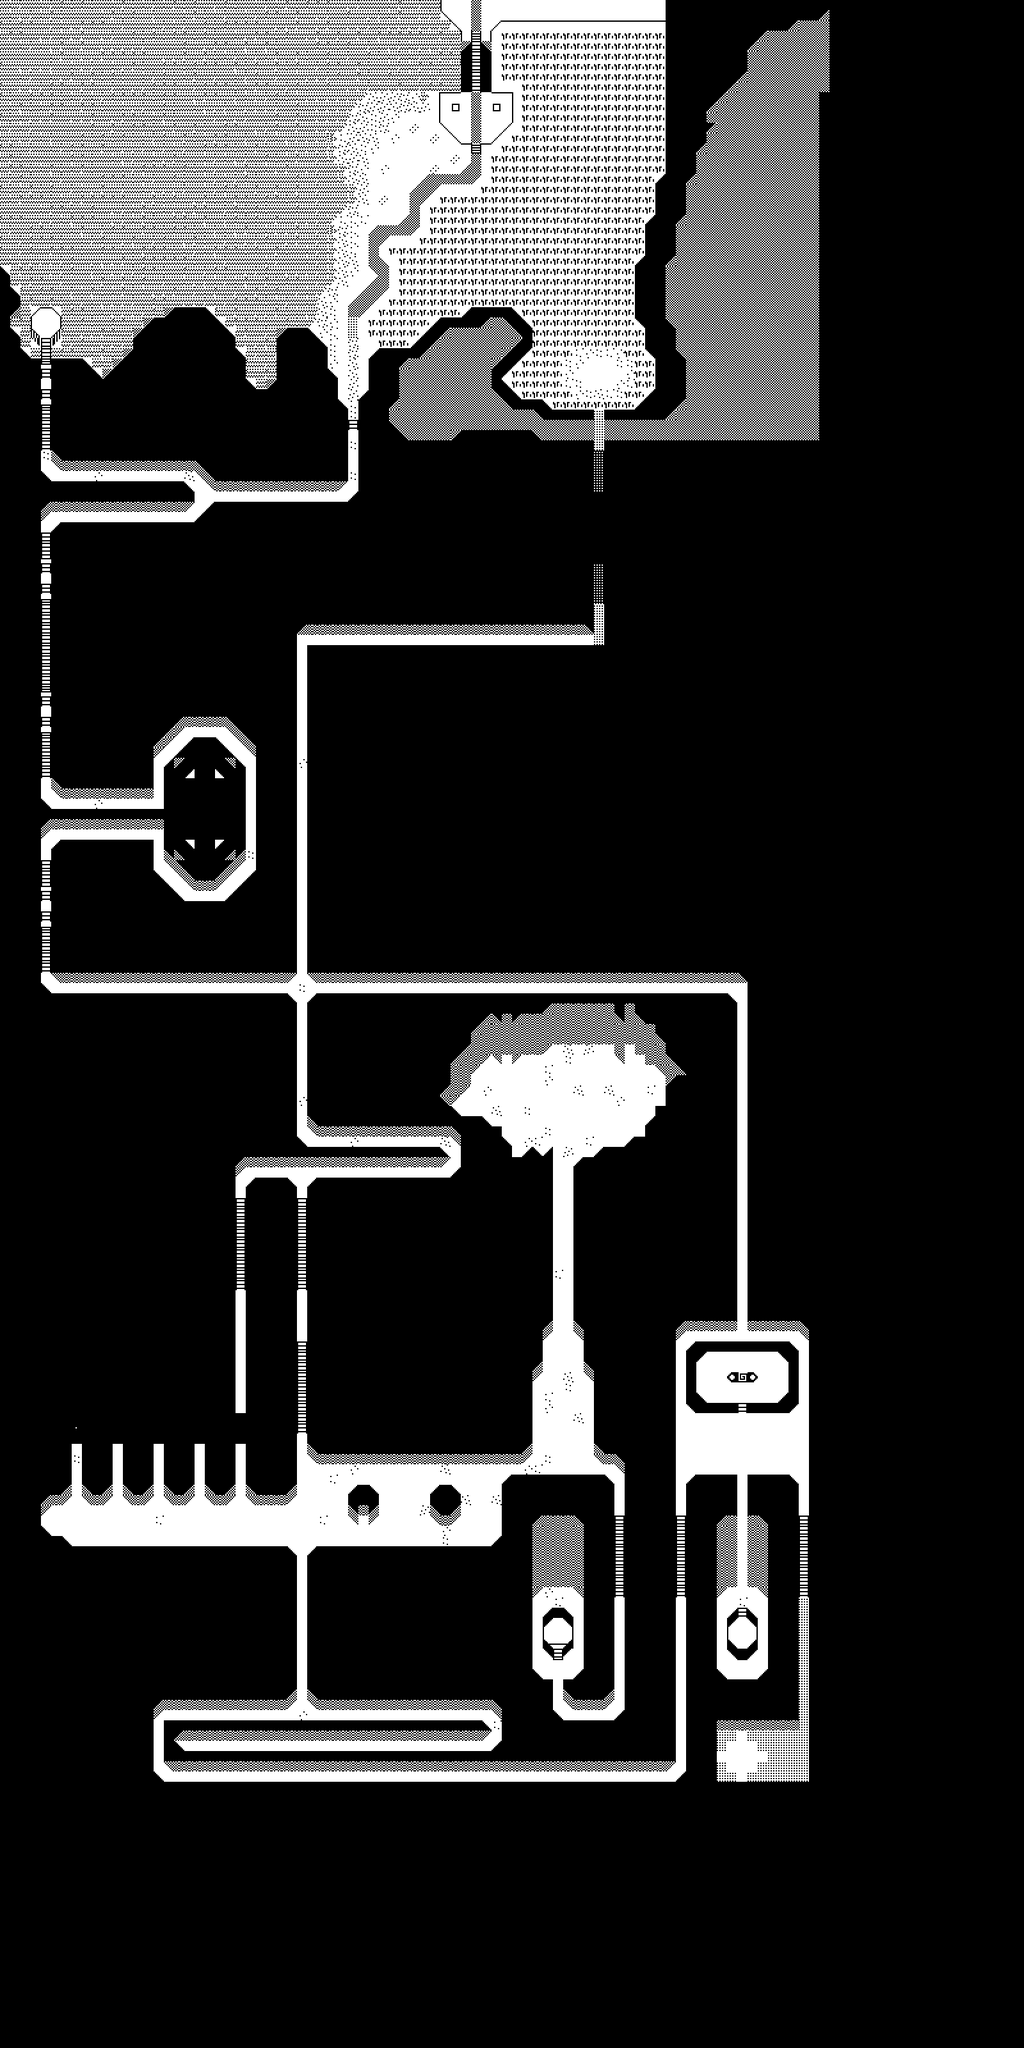

Below is a game level as drawn by its tile map, then a one-line description and the .tmx that defines it (tile-layer data replaced by summaries):
An orthogonal 100x200 tile map with 16x16 px tiles, 2 tile layers (background, blocked) and 9 objects (return, door, sign, hourglass, specs, ...).

<map version="1.0" tiledversion="1.1.5" orientation="orthogonal" renderorder="right-down" width="100" height="200" tilewidth="16" tileheight="16" infinite="0" nextobjectid="34">
 <tileset firstgid="1" name="map_tileset" tilewidth="16" tileheight="16" tilecount="180" columns="20">
  <image source="../images/tileset3s.png" width="320" height="144" />
 </tileset>
 <layer name="background" width="100" height="200">
  <properties>
   <property name="tileset" value="map_tileset" />
  </properties>
  <data>[20000 cells, 6364 non-empty, 46 distinct tile ids]</data>
 </layer>
 <layer name="blocked" width="100" height="200">
  <properties>
   <property name="collision" type="bool" value="true" />
   <property name="tileset" value="map_tileset" />
  </properties>
  <data>[20000 cells, 17199 non-empty, 36 distinct tile ids]</data>
 </layer>
 <objectgroup name="objects">
  <properties>
   <property name="tileset" value="map_tileset" />
  </properties>
  <object id="9" name="return" type="return" x="688" y="136" width="112" height="8">
   <properties>
    <property name="group" value="returns" />
    <property name="previous_level" value="screen2B" />
   </properties>
  </object>
  <object id="10" name="door" type="door" x="1152" y="2144" width="16" height="16">
   <properties>
    <property name="group" value="doors" />
    <property name="next_level" value="act2" />
   </properties>
  </object>
  <object id="20" name="sign" type="sign" x="624" y="2336" width="16" height="16">
   <properties>
    <property name="group" value="npcs" />
    <property name="message" value="sign1_message" />
    <property name="texture" value="sign_spritesheet" />
   </properties>
  </object>
  <object id="12" name="hourglass" type="hourglass" x="792" y="1704">
   <properties>
    <property name="group" value="items" />
    <property name="message" value="hourglass_message" />
    <property name="texture" value="hourglass_spritesheet" />
   </properties>
  </object>
  <object id="24" name="specs" type="specs" x="368" y="2224" width="16" height="16">
   <properties>
    <property name="group" value="items" />
    <property name="message" value="specs_message" />
    <property name="texture" value="specs_spritesheet" />
   </properties>
  </object>
  <object id="25" name="tome" type="tome" x="1152" y="2544" width="16" height="16">
   <properties>
    <property name="group" value="items" />
    <property name="message" value="tome_message" />
    <property name="texture" value="tome_spritesheet" />
   </properties>
  </object>
  <object id="27" name="pipe" type="pipe" x="864" y="2544" width="16" height="16">
   <properties>
    <property name="group" value="items" />
    <property name="message" value="pipe_message" />
    <property name="texture" value="pipe_spritesheet" />
   </properties>
  </object>
  <object id="32" name="flower" type="flower" x="928" y="576" width="16" height="16">
   <properties>
    <property name="group" value="items" />
    <property name="message" value="flower_message" />
    <property name="texture" value="flower_spritesheet" />
   </properties>
  </object>
  <object id="33" name="player" type="player" x="1152" y="2736" width="16" height="16">
   <properties>
    <property name="group" value="players" />
    <property name="texture" value="player_spritesheet" />
    <property name="walking_speed" value="200" />
   </properties>
  </object>
 </objectgroup>
</map>
